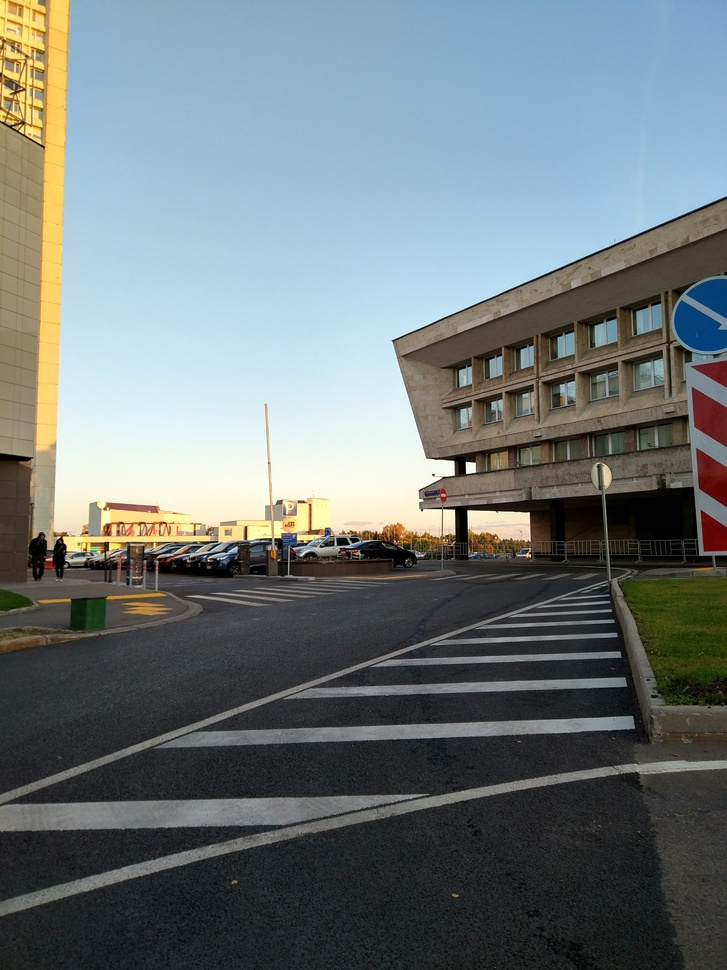
#> input picture lesson5/prefect.jpg, 727 x 970 px, shrunk from 3000 x 4000 before the run
$ jupyter execute lesson5.ipynb   (shell and % lines are left out)   (older library calls are emulated)
#> lines starting #> are read from the running program, lines starting #| are printed output that depends on the picture; after the words box and inside, x2 and y2 are one past the last pixel; in counts of white or black regions, pixels touching at a corner belong together
# Lesson 5
1. Для пороговой сегментации изображения подберите порог эмпирически и с помощью метода Оцу. Сравните результат. Сделайте выводы.
2. Проведите сегментацию изображения на области построением водоразделов (watershed). Попробуйте сгладить изображения, взять негатив и сравните полученные результаты. Сделайте выводы.

[cell 1]
import cv2
import numpy as np
from matplotlib import pyplot as plt
from scipy import ndimage
import skimage
from skimage.feature import peak_local_max

## Пороговая фильтрация
Для эмпирического определения порога построим гистограмму.

[cell 2]
img = cv2.imread('prefect.jpg',0)
#> img: shape (970, 727); min 0, max 255, mean 117.9
plt.hist(img.ravel(),256,[0,256]); plt.show()
#> after `plt.hist(img.ravel(), 256, [0, 256])`:
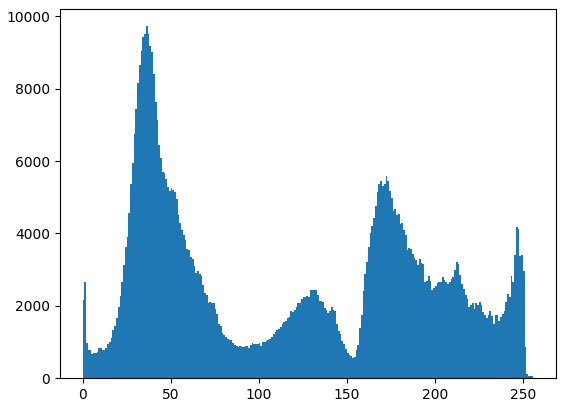
#> figure drawn by matplotlib, 1 panel; tallest bar 9730 high, from x = 36 to 37

[cell 3]
ret, thresh_emp = cv2.threshold(img, 100, 255, cv2.THRESH_BINARY)
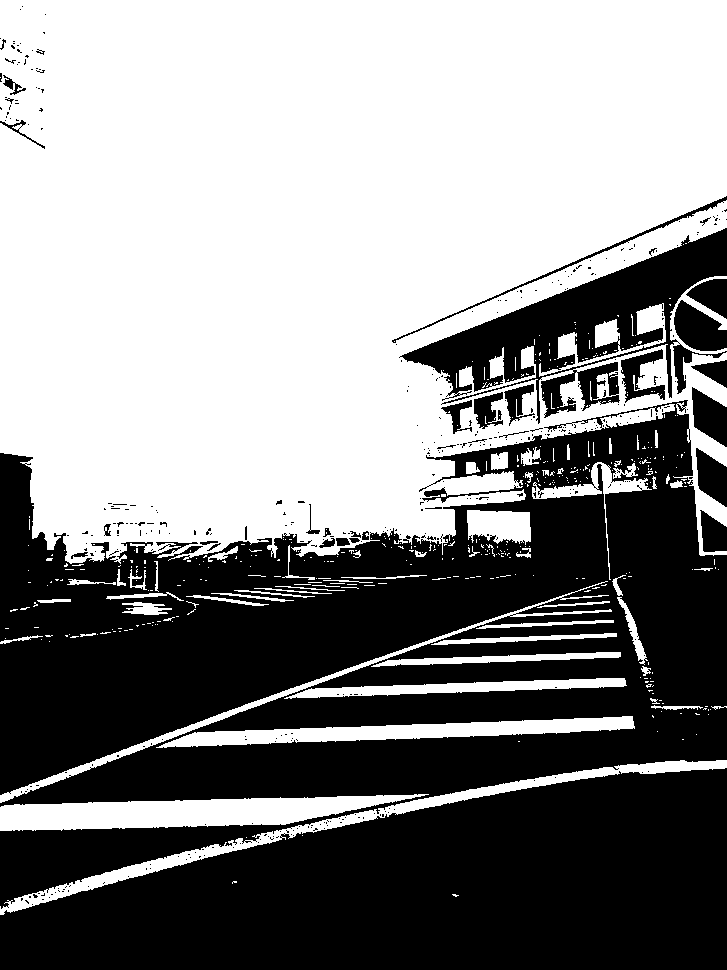
#> thresh_emp: shape (970, 727); 53.5% white; 417 black regions (379 under 20 px), largest, box (x1, y1, x2, y2) and area: (0, 400, 727, 909) 190962, (0, 768, 727, 970) 103744, (399, 228, 727, 424) 20658
ret, thresh_otsu = cv2.threshold(img, 0, 255, cv2.THRESH_OTSU)
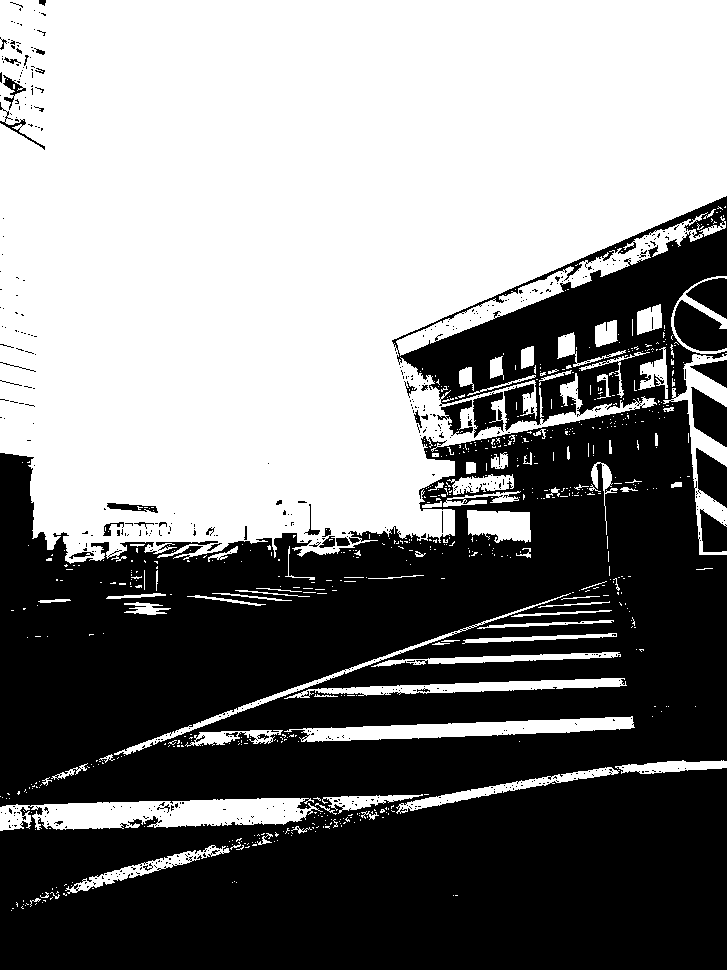
#> thresh_otsu: shape (970, 727); 50.4% white; 593 black regions (547 under 20 px), largest, box (x1, y1, x2, y2) and area: (0, 196, 727, 970) 337934, (674, 300, 727, 351) 1806, (691, 387, 727, 447) 1363
#> ret = 117
print('Значение порога для метода Оцу:', ret)
#| Значение порога для метода Оцу: 117.0

plt.figure(figsize=(12,16))
plt.subplot(1, 3, 1)
plt.imshow(thresh_emp, 'gray')
plt.title('Порог определён эмпирически.')
plt.xticks([]),plt.yticks([])

plt.subplot(1, 3, 2)
plt.imshow(thresh_otsu, 'gray')
plt.title('Пороговая фильтрация методом Оцу.')
plt.xticks([]),plt.yticks([])

plt.subplot(1, 3, 3)
plt.imshow(img, 'gray')
plt.title('Исходное изображение')
plt.xticks([]),plt.yticks([])

plt.show()

__Вывод:__ На картинке неплохо разделяются небо и асфальт. Только из-за зашумленности изображения граница нечёткая. В данном случае метод ОЦУ дал результат не сильно отличающийся от эмпирического определения порога.

## Сегментация изображения на области построением водоразделов.

[cell 4]
img = cv2.imread('surfancy.jpg')
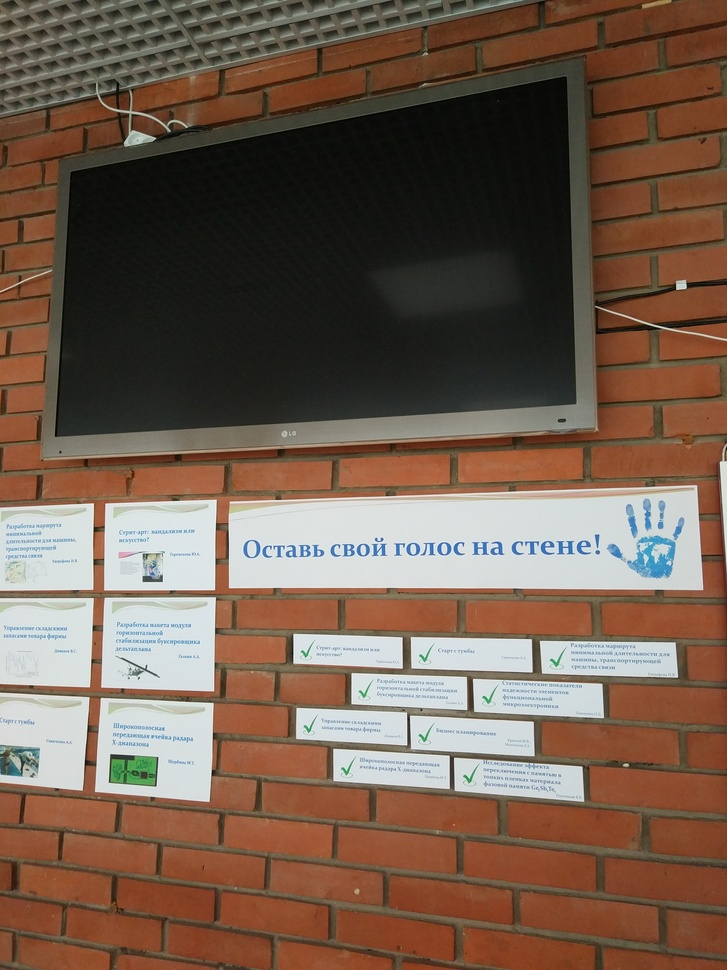
#> input picture lesson5/surfancy.jpg, 727 x 970 px, shrunk from 3000 x 4000 before the run
#> img is the input picture: shape (970, 727, 3); mean B, G, R 78.6, 93.5, 115.7
rgb = cv2.cvtColor(img, cv2.COLOR_BGR2RGB)
gray = cv2.cvtColor(img, cv2.COLOR_BGR2GRAY)
ret, thresh = cv2.threshold(gray, 0, 255, cv2.THRESH_OTSU)
#> thresh: shape (970, 727); 19.5% white; 302 white regions (260 under 20 px), largest, box (x1, y1, x2, y2) and area: (228, 485, 703, 590) 42163, (101, 597, 216, 692) 10289, (104, 499, 217, 591) 9796
#> ret = 141

[cell 5]
plt.figure(figsize=(12,8))
plt.subplot(1, 2, 1)
plt.title('original')
plt.imshow(rgb, 'gray')
plt.xticks([]),plt.yticks([])
plt.subplot(1, 2, 2)
plt.title('threshold')
plt.imshow(thresh, 'gray')
plt.xticks([]),plt.yticks([])
plt.show()

[cell 6]
D = ndimage.distance_transform_edt(thresh)
localMax = peak_local_max(D, indices=False, min_distance=20, labels=thresh)
#> localMax: shape (970, 727) bool; 0.02% white in thin lines or dots, all inside (x1, y1, x2, y2) = (20, 20, 696, 891)
markers_0 = ndimage.label(localMax, structure=np.ones((3, 3)))[0]
#> markers_0: shape (970, 727) int32; 152 distinct labels, from 0 to 151
markers_0 = cv2.watershed(img, markers_0)
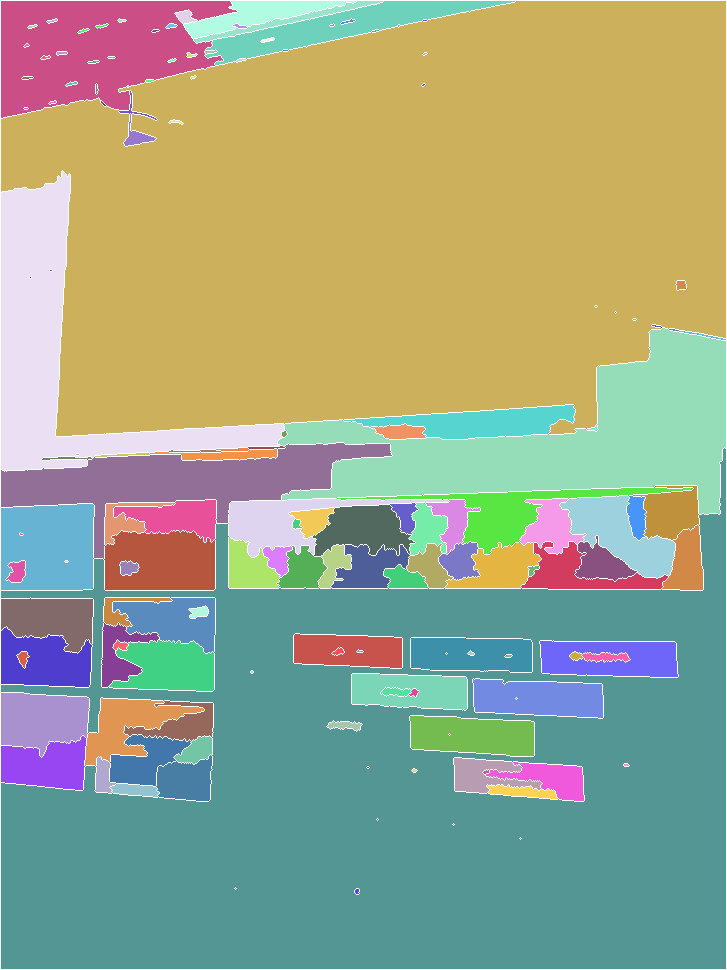
#> markers_0: shape (970, 727) int32; 153 distinct labels, from -1 to 151; one colour per label, 0 black, -1 white

[cell 7]
blur = cv2.GaussianBlur(img,(5,5),0)
gray = cv2.cvtColor(blur, cv2.COLOR_BGR2GRAY)
ret, thresh = cv2.threshold(gray, 0, 255, cv2.THRESH_OTSU)
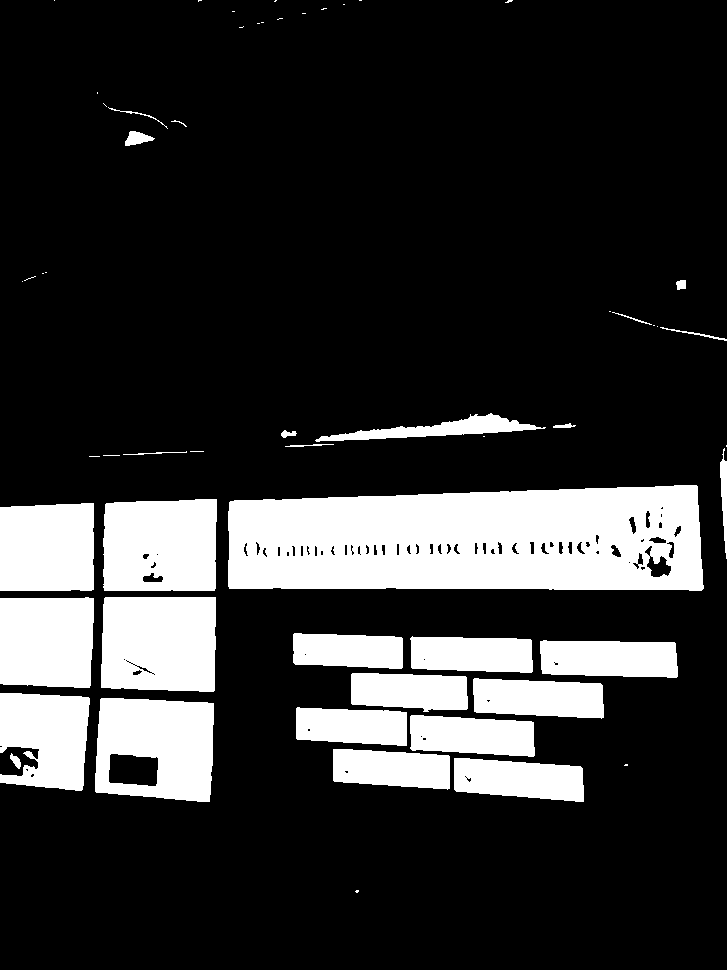
#> thresh: shape (970, 727); 19.7% white; 58 white regions (29 under 20 px), largest, box (x1, y1, x2, y2) and area: (228, 485, 704, 591) 43899, (101, 597, 216, 692) 10479, (103, 499, 217, 591) 9965
#> ret = 140
D = ndimage.distance_transform_edt(thresh)
localMax = peak_local_max(D, indices=False, min_distance=20, labels=thresh)
#> localMax: shape (970, 727) bool; 0.01% white in thin lines or dots, all inside (x1, y1, x2, y2) = (20, 22, 705, 892)
markers_1 = ndimage.label(localMax, structure=np.ones((3, 3)))[0]
#> markers_1: shape (970, 727) int32; 89 distinct labels, from 0 to 88
markers_1 = cv2.watershed(blur, markers_1)
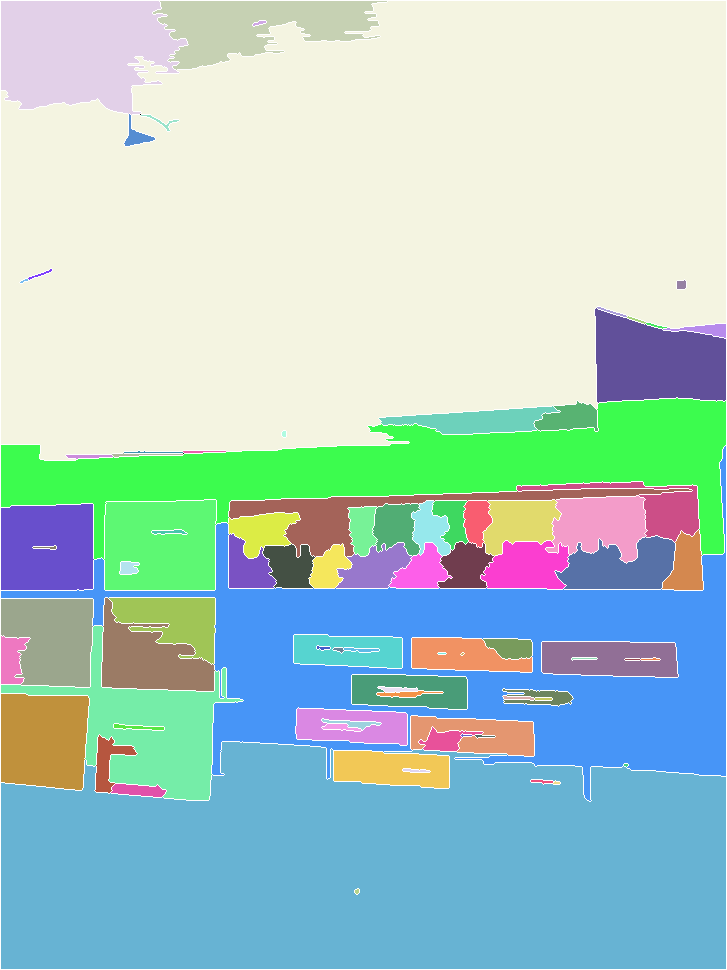
#> markers_1: shape (970, 727) int32; 90 distinct labels, from -1 to 88; one colour per label, 0 black, -1 white

[cell 8]
plt.figure(figsize=(18,8))

plt.subplot(131)
plt.title('Сегментирование без предобработки')
plt.imshow(markers_0)
plt.xticks([]),plt.yticks([])

plt.subplot(132)
plt.title('Сегментирование после размытия гауссианом 5х5')
plt.imshow(markers_1)
plt.xticks([]),plt.yticks([])

plt.show()
